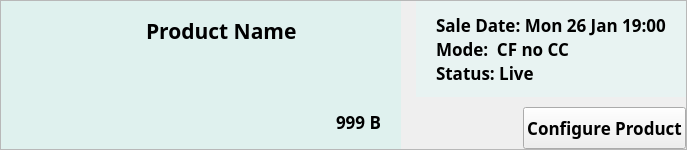
                 <widget class="QFrame" name="product_box_4">
                  <property name="sizePolicy">
                   <sizepolicy hsizetype="Preferred" vsizetype="Fixed">
                    <horstretch>0</horstretch>
                    <verstretch>0</verstretch>
                   </sizepolicy>
                  </property>
                  <property name="minimumSize">
                   <size>
                    <width>0</width>
                    <height>150</height>
                   </size>
                  </property>
                  <property name="maximumSize">
                   <size>
                    <width>16777215</width>
                    <height>150</height>
                   </size>
                  </property>
                  <property name="autoFillBackground">
                   <bool>false</bool>
                  </property>
                  <property name="frameShape">
                   <enum>QFrame::StyledPanel</enum>
                  </property>
                  <property name="frameShadow">
                   <enum>QFrame::Raised</enum>
                  </property>
                  <layout class="QHBoxLayout" name="horizontalLayout_40">
                   <property name="spacing">
                    <number>0</number>
                   </property>
                   <property name="leftMargin">
                    <number>0</number>
                   </property>
                   <property name="topMargin">
                    <number>0</number>
                   </property>
                   <property name="rightMargin">
                    <number>0</number>
                   </property>
                   <property name="bottomMargin">
                    <number>0</number>
                   </property>
                   <item>
                    <layout class="QHBoxLayout" name="horizontalLayout_41">
                     <property name="spacing">
                      <number>15</number>
                     </property>
                     <item>
                      <widget class="QFrame" name="product_frame_8">
                       <property name="minimumSize">
                        <size>
                         <width>400</width>
                         <height>0</height>
                        </size>
                       </property>
                       <property name="maximumSize">
                        <size>
                         <width>500</width>
                         <height>16777215</height>
                        </size>
                       </property>
                       <property name="styleSheet">
                        <string notr="true">QFrame {
    background-color:#DFF1EE;
	border: none;
}</string>
                       </property>
                       <property name="frameShape">
                        <enum>QFrame::StyledPanel</enum>
                       </property>
                       <property name="frameShadow">
                        <enum>QFrame::Raised</enum>
                       </property>
                       <layout class="QHBoxLayout" name="horizontalLayout_42">
                        <property name="spacing">
                         <number>15</number>
                        </property>
                        <property name="leftMargin">
                         <number>20</number>
                        </property>
                        <property name="topMargin">
                         <number>15</number>
                        </property>
                        <property name="rightMargin">
                         <number>20</number>
                        </property>
                        <property name="bottomMargin">
                         <number>15</number>
                        </property>
                        <item>
                         <widget class="QLabel" name="product_image_label_8">
                          <property name="maximumSize">
                           <size>
                            <width>110</width>
                            <height>110</height>
                           </size>
                          </property>
                          <property name="styleSheet">
                           <string notr="true"/>
                          </property>
                          <property name="text">
                           <string/>
                          </property>
                          <property name="pixmap">
                           <pixmap resource="../../../public/images/post_images/post_images.qrc">:/post_images/IMG_7102.jpg</pixmap>
                          </property>
                          <property name="scaledContents">
                           <bool>true</bool>
                          </property>
                         </widget>
                        </item>
                        <item>
                         <widget class="QFrame" name="frame_13">
                          <property name="frameShape">
                           <enum>QFrame::StyledPanel</enum>
                          </property>
                          <property name="frameShadow">
                           <enum>QFrame::Raised</enum>
                          </property>
                          <layout class="QVBoxLayout" name="verticalLayout_36">
                           <property name="leftMargin">
                            <number>0</number>
                           </property>
                           <property name="topMargin">
                            <number>0</number>
                           </property>
                           <property name="rightMargin">
                            <number>0</number>
                           </property>
                           <property name="bottomMargin">
                            <number>0</number>
                           </property>
                           <item>
                            <widget class="QLabel" name="product_name_label_8">
                             <property name="sizePolicy">
                              <sizepolicy hsizetype="Preferred" vsizetype="Maximum">
                               <horstretch>0</horstretch>
                               <verstretch>0</verstretch>
                              </sizepolicy>
                             </property>
                             <property name="font">
                              <font>
                               <family>Manrope</family>
                               <pointsize>16</pointsize>
                               <weight>75</weight>
                               <bold>true</bold>
                              </font>
                             </property>
                             <property name="text">
                              <string>Product Name</string>
                             </property>
                            </widget>
                           </item>
                           <item>
                            <spacer name="verticalSpacer_17">
                             <property name="orientation">
                              <enum>Qt::Vertical</enum>
                             </property>
                             <property name="sizeHint" stdset="0">
                              <size>
                               <width>20</width>
                               <height>40</height>
                              </size>
                             </property>
                            </spacer>
                           </item>
                           <item>
                            <widget class="QLabel" name="price_label_8">
                             <property name="font">
                              <font>
                               <family>Manrope</family>
                               <pointsize>13</pointsize>
                               <weight>75</weight>
                               <bold>true</bold>
                              </font>
                             </property>
                             <property name="text">
                              <string>999 B</string>
                             </property>
                             <property name="alignment">
                              <set>Qt::AlignRight|Qt::AlignTrailing|Qt::AlignVCenter</set>
                             </property>
                            </widget>
                           </item>
                          </layout>
                         </widget>
                        </item>
                       </layout>
                      </widget>
                     </item>
                     <item>
                      <layout class="QVBoxLayout" name="verticalLayout_37">
                       <property name="spacing">
                        <number>10</number>
                       </property>
                       <item>
                        <widget class="QFrame" name="info_frame_8">
                         <property name="minimumSize">
                          <size>
                           <width>0</width>
                           <height>0</height>
                          </size>
                         </property>
                         <property name="maximumSize">
                          <size>
                           <width>16777215</width>
                           <height>120</height>
                          </size>
                         </property>
                         <property name="styleSheet">
                          <string notr="true">QFrame {
    background-color:#E8F3F2;
	border: none;
}</string>
                         </property>
                         <property name="frameShape">
                          <enum>QFrame::StyledPanel</enum>
                         </property>
                         <property name="frameShadow">
                          <enum>QFrame::Raised</enum>
                         </property>
                         <layout class="QVBoxLayout" name="verticalLayout_38">
                          <property name="spacing">
                           <number>0</number>
                          </property>
                          <property name="leftMargin">
                           <number>20</number>
                          </property>
                          <property name="topMargin">
                           <number>12</number>
                          </property>
                          <property name="rightMargin">
                           <number>20</number>
                          </property>
                          <property name="bottomMargin">
                           <number>12</number>
                          </property>
                          <item>
                           <widget class="QLabel" name="sale_date_label_8">
                            <property name="font">
                             <font>
                              <family>Manrope</family>
                              <pointsize>13</pointsize>
                              <weight>75</weight>
                              <bold>true</bold>
                             </font>
                            </property>
                            <property name="text">
                             <string>Sale Date: Mon 26 Jan 19:00</string>
                            </property>
                           </widget>
                          </item>
                          <item>
                           <widget class="QLabel" name="mode_label_8">
                            <property name="font">
                             <font>
                              <family>Manrope</family>
                              <pointsize>13</pointsize>
                              <weight>75</weight>
                              <bold>true</bold>
                             </font>
                            </property>
                            <property name="text">
                             <string>Mode:  CF no CC</string>
                            </property>
                           </widget>
                          </item>
                          <item>
                           <widget class="QLabel" name="status_label_8">
                            <property name="font">
                             <font>
                              <family>Manrope</family>
                              <pointsize>13</pointsize>
                              <weight>75</weight>
                              <bold>true</bold>
                             </font>
                            </property>
                            <property name="text">
                             <string>Status: Live</string>
                            </property>
                           </widget>
                          </item>
                         </layout>
                        </widget>
                       </item>
                       <item>
                        <layout class="QHBoxLayout" name="horizontalLayout_43">
                         <property name="spacing">
                          <number>14</number>
                         </property>
                         <item>
                          <spacer name="horizontalSpacer_8">
                           <property name="orientation">
                            <enum>Qt::Horizontal</enum>
                           </property>
                           <property name="sizeHint" stdset="0">
                            <size>
                             <width>40</width>
                             <height>20</height>
                            </size>
                           </property>
                          </spacer>
                         </item>
                         <item>
                          <widget class="QPushButton" name="view_product_button_8">
                           <property name="sizePolicy">
                            <sizepolicy hsizetype="MinimumExpanding" vsizetype="Minimum">
                             <horstretch>0</horstretch>
                             <verstretch>0</verstretch>
                            </sizepolicy>
                           </property>
                           <property name="minimumSize">
                            <size>
                             <width>0</width>
                             <height>30</height>
                            </size>
                           </property>
                           <property name="font">
                            <font>
                             <family>Manrope</family>
                             <pointsize>13</pointsize>
                             <weight>75</weight>
                             <bold>true</bold>
                            </font>
                           </property>
                           <property name="text">
                            <string>Configure Product</string>
                           </property>
                          </widget>
                         </item>
                        </layout>
                       </item>
                      </layout>
                     </item>
                    </layout>
                   </item>
                  </layout>
                 </widget>
